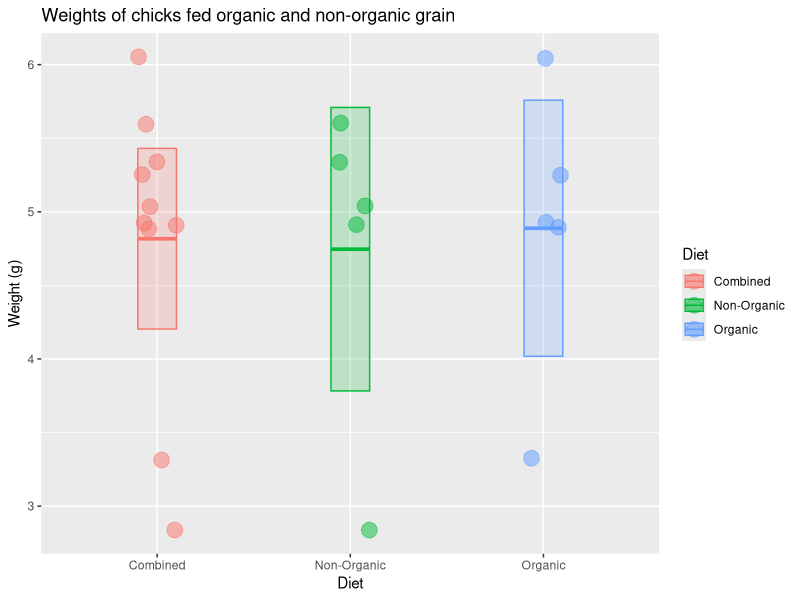

Write R code to recreate this figure.
## ---- chunk 1
x <- c(6.05, 4.89, 3.32, 4.93, 5.25, 5.04, 4.91, 2.84, 5.60, 5.34)
x
## ---- chunk 2
length(x)  # sample size
median(x)  # median value
mean(x)    # mean value
sd(x)      # standard deviation
## ---- chunk 3
n <- length(x) # sample size
n

sem <- sd(x) / sqrt(n) # standard error of the mean
sem
## ---- chunk 4
mean(x) + 1.96 * sem                             # upper limit
mean(x) - 1.96 * sem                             # lower limit
## ---- chunk 5

library(tidyverse)

# check to make sure you did the part above correctly
# if not, generate some fake x data
if (!exists("x") | !is.numeric(x) | !length(x) == 10) x <- rep(1, 10)

# put the chick data into a data frame
chick_data <-
  tibble::tibble(
    diet = rep(c("Combined", "Combined", "Organic", "Non-Organic"), each = 5),
    weight = c(x, x)
  )

# summarize the chick weights by diet
chick_summary <-
  chick_data %>% 
  group_by(diet) %>% 
  summarize(
    mean = mean(weight),
    median = median(weight),
    sd = sd(weight),
    n = n(),
    sem = sd / sqrt(n),
    upper = mean + 1.96 * sem,   # upper confidence limit
    lower = mean - 1.96 * sem,   # lower confidence limit
    .groups = "drop"
  )

# plot chick weights
ggplot(chick_data, aes(x = diet, y = weight, color = diet, fill = diet)) +
  geom_jitter(size = 5, shape = 21, alpha = 0.5, width = 0.1) +
  geom_crossbar(
    mapping = aes(ymin = lower, ymax = upper, y = mean), 
    data = chick_summary,
    width = 0.2, alpha = 0.2
  ) +
  labs(
    title = "Weights of chicks fed organic and non-organic grain",
    x = "Diet",
    color = "Diet",
    fill = "Diet",
    y = "Weight (g)"
  )

